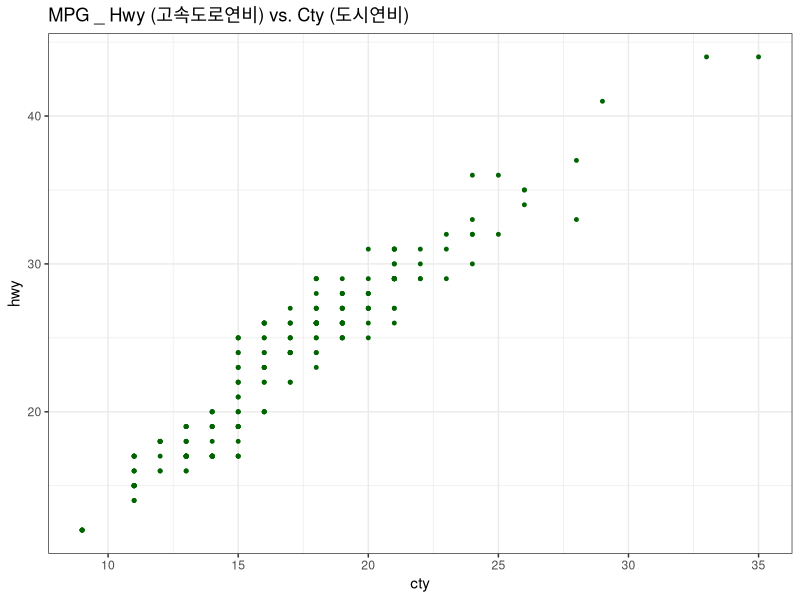
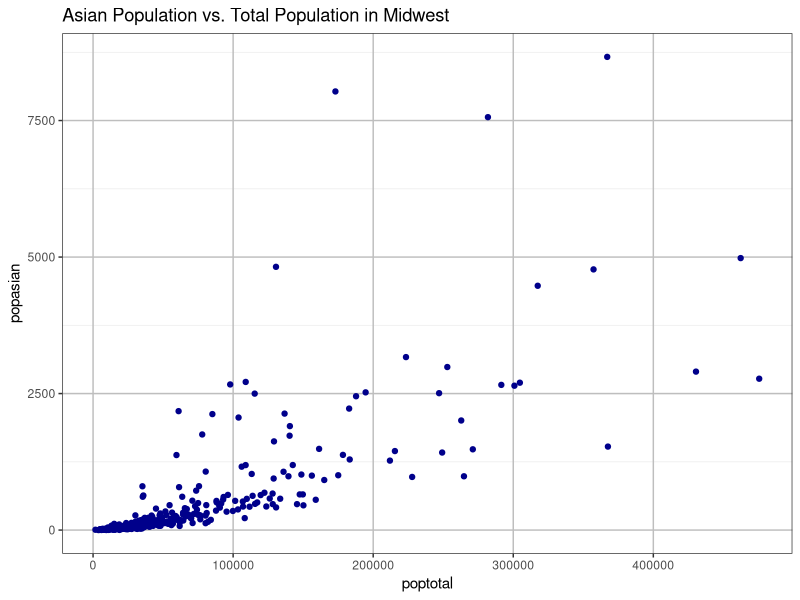
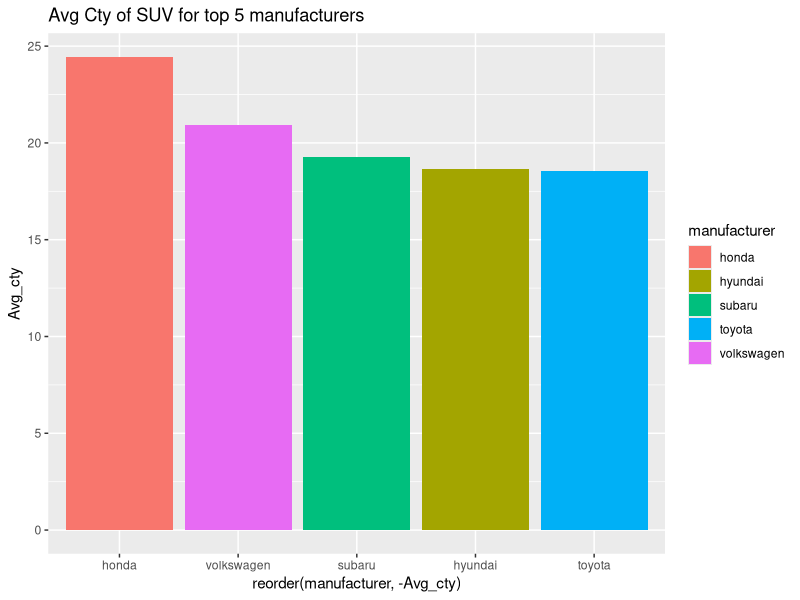
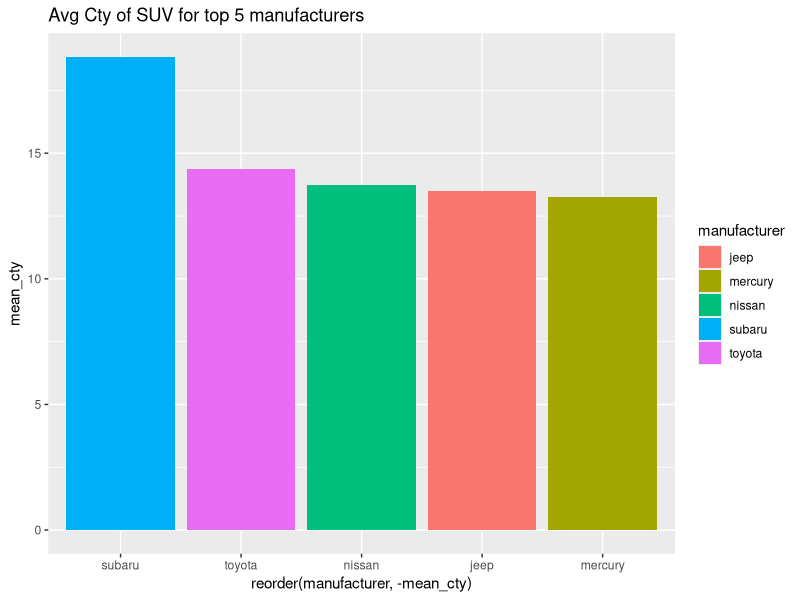
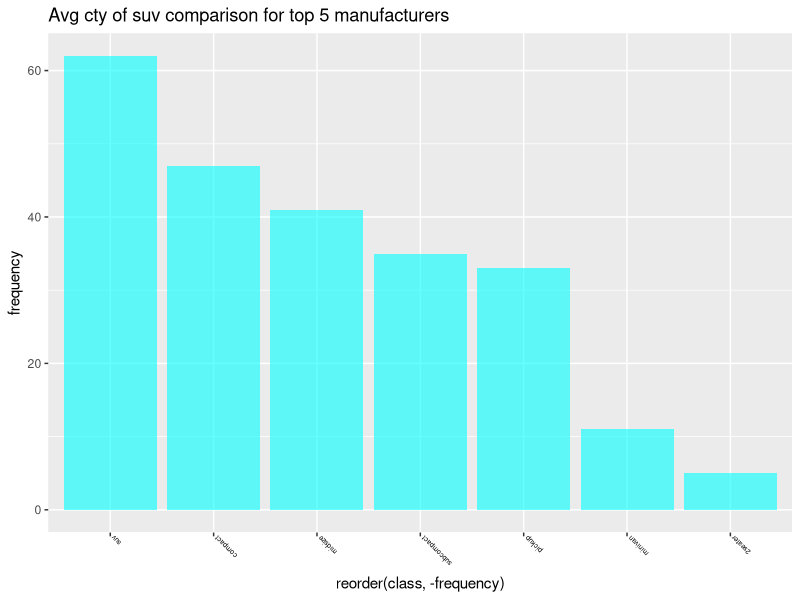
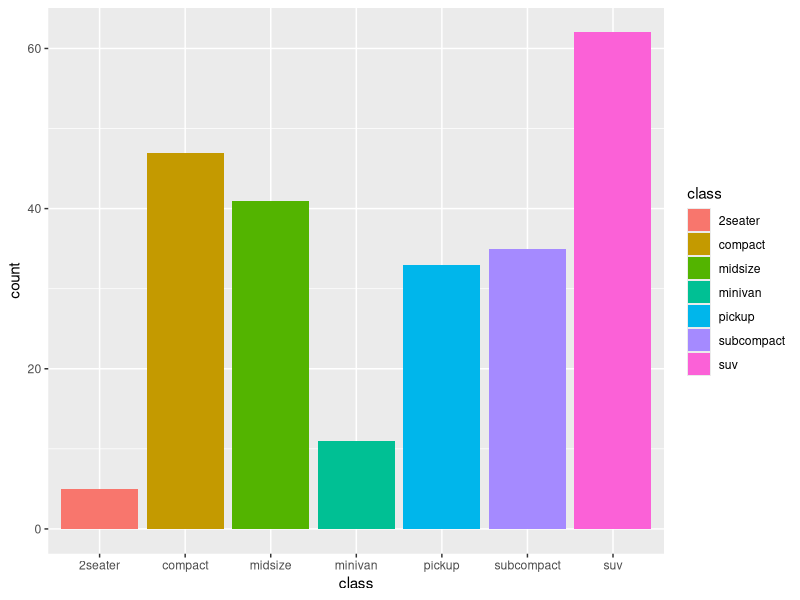
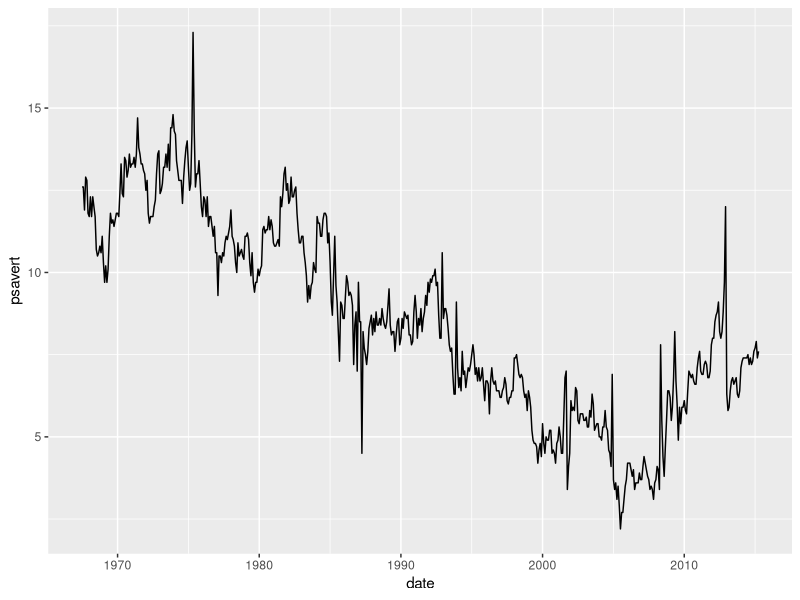
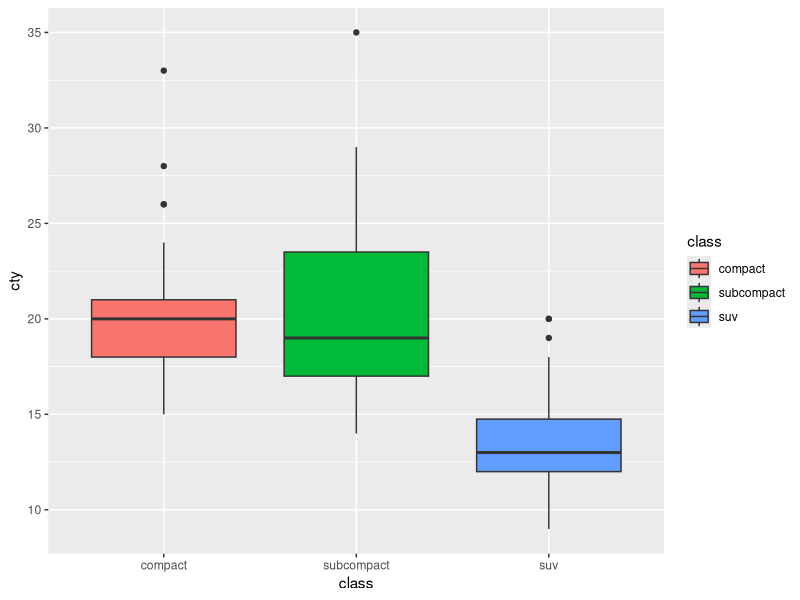

Reproduce these figures in R, in order.
## ---- chunk 1
knitr::opts_chunk$set(echo = TRUE)

library(dplyr)
library(ggplot2)
library(sqldf)
## ---- chunk 2
ggplot(mpg, aes(x=cty, y=hwy)) +
  geom_point(size=1, colour='darkgreen')+
  labs(title = "MPG _ Hwy (고속도로연비) vs. Cty (도시연비)", size = 14) +
  theme_bw ()
## ---- chunk 3
midwest_1 <- midwest %>%
  filter (popasian <= 10000) %>% 
  filter (poptotal <= 500000)
options (scipen = 10)
ggplot(midwest_1, aes(x=poptotal, y=popasian)) +
  geom_point(colour = 'darkblue') + 
  labs(title = "Asian Population vs. Total Population in Midwest", size=14) +
  theme_bw () +
  theme(panel.grid.major.x = element_line(colour='grey'),
        panel.grid.major.y = element_line(colour='grey'),
        panel.grid.minor.x = element_blank())
## ---- chunk 4
suv <- mpg %>%
  group_by(manufacturer)  %>%
  filter (class == 'suv') %>%
  summarise (mean_cty = mean(cty)) %>%
  arrange(desc(mean_cty)) %>%
  head(5)

suv_1 <- sqldf("select manufacturer, avg(cty) as Avg_cty from mpg
      group by manufacturer
      order by avg(cty) desc
      limit 0,5")
## ---- chunk 5

ggplot(suv_1, aes(x= reorder(manufacturer, -Avg_cty), y=Avg_cty, fill = manufacturer)) +
  geom_bar(stat='identity') + 
  ggtitle("Avg Cty of SUV for top 5 manufacturers")

ggplot(suv, aes(x=reorder(manufacturer, -mean_cty), y=mean_cty,
                   fill=manufacturer)) +
  geom_col()+
  ggtitle("Avg Cty of SUV for top 5 manufacturers")
## ---- chunk 6
class_fq <- sqldf("select class, count(*) as frequency from mpg
      group by class
      order by count(class) desc")

ggplot(class_fq, aes(x= reorder(class, -frequency), y=frequency)) +
  geom_bar(stat='identity', fill = 'cyan', alpha = 0.6) + 
  ggtitle("Avg cty of suv comparison for top 5 manufacturers ") +
  theme(axis.text.x = element_text(angle=135, hjust=1, vjust=1,
                                   color='black', size=5))

## ---- chunk 7
ggplot(mpg, aes(x=class, fill=class)) + 
  geom_bar()
## ---- chunk 8
ggplot (economics, aes(x=date, y=psavert)) + 
  geom_line()

## ---- chunk 9
df_3class <- mpg %>%
  filter(class %in% c("compact", "subcompact", "suv"))
ggplot(df_3class, aes(x=class, y=cty, fill=class)) +
  geom_boxplot()
## ---- chunk 10
ggplot(diamonds, aes(x=cut, y=clarity)) +
  geom_col(colour='coral', alpha=0.3) + 
  theme_bw()
